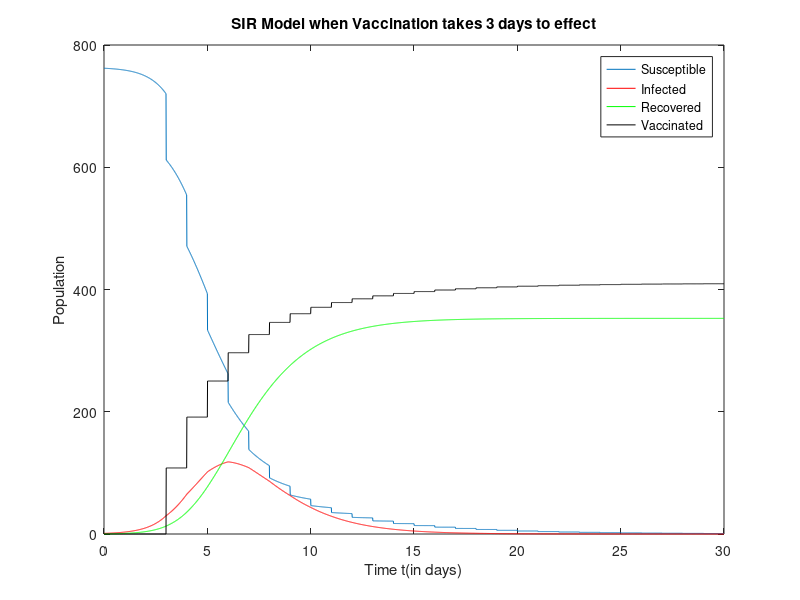

Write MATLAB code to recreate this figure.
clc;
clear all;
close all;

tstart = 0;
dt = 0.01;
tend = 30;

t = tstart:dt:tend;
d = 3;

S = zeros(size(t));
I = zeros(size(t));
R = zeros(size(t));
V = zeros(size(t));
vac_flag = zeros(size(t));
temp = zeros(1,length(t)+d/dt);

index = 0;
for i=1:length(t)
    if t(i)==index
        vac_flag(i) = 1;
        index = index+1;
    end
end

C = 762;
I0 = 1;
alpha = 0.5;
beta = 0.00218;
vac_rate = 0.15;

S(1) = C;
I(1) = 1;
R(1) = 0;

ep_end = 0;
delay = d/dt - 1;

for i=2:length(t)
    S(i) = S(i-1) - beta*I(i-1)*S(i-1)*dt;
    if t(i)>=3
        S(i) = S(i) - vac_flag(i-1)*temp(i-1)*S(i-1)/S(i-1-delay);
    end
    temp(i+delay) = vac_flag(i-1)*vac_rate*S(i-1);
    I(i) = I(i-1) + (beta*I(i-1)*S(i-1) - alpha*I(i-1))*dt;
    if(I(i)<0.5 && ep_end==0)
        ep_end = t(i);
    end
    V(i) = V(i-1);
    if t(i)>=3
        V(i) = V(i) + vac_flag(i-1)*temp(i-1)*S(i-1)/S(i-1-delay);
    end
    R(i) = R(i-1) + alpha*I(i-1)*dt ;
end

disp(max(I));
disp(ep_end);

figure()
plot(t,S);
hold on
plot(t,I,'r');
hold on
plot(t,R,'g');
hold on
plot(t,V,'k');
title('SIR Model when Vaccination takes 3 days to effect');
xlabel('Time t(in days)');
ylabel('Population');
legend('Susceptible', 'Infected', 'Recovered', 'Vaccinated');